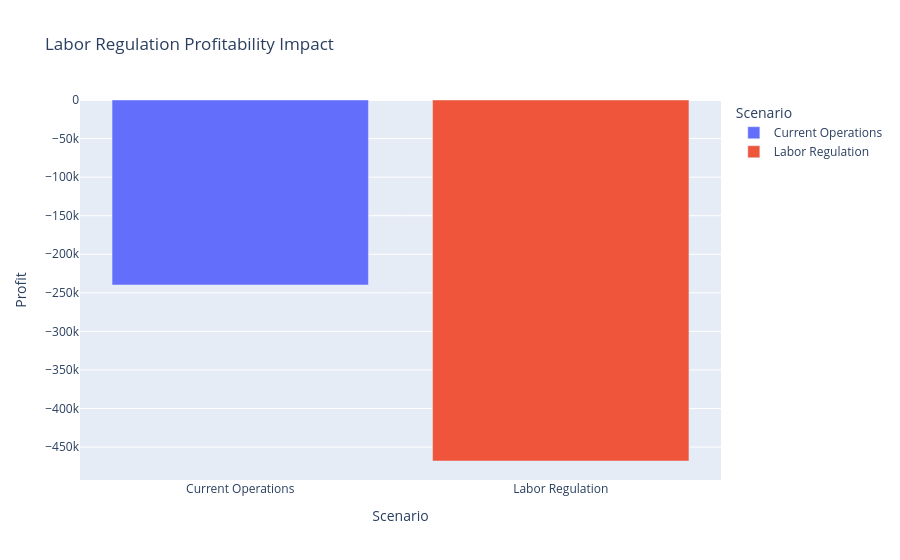

Write notebook code for a chart like this one.
### Code cell
labor_df = pd.DataFrame({

    "Scenario": [
        "Current Operations",
        "Labor Regulation"
    ],

    "Profit": [
        base_profit,
        labor_impact_profit
    ]
})

fig = px.bar(

    labor_df,

    x="Scenario",

    y="Profit",

    color="Scenario",

    title="Labor Regulation Profitability Impact"

)

fig.show()

### Figure 1 — Plotly figure (JSON) as saved in the notebook; plotly's stock layout.template omitted (floating-point values rounded to 4 significant figures)
{"data": [{"hovertemplate": "Scenario=%{x}<br>Profit=%{y}<extra></extra>", "legendgroup": "Current Operations", "marker": {"color": "#636efa", "pattern": {"shape": ""}}, "name": "Current Operations", "orientation": "v", "showlegend": true, "textposition": "auto", "type": "bar", "x": ["Current Operations"], "xaxis": "x", "y": [-239900.0], "yaxis": "y"}, {"hovertemplate": "Scenario=%{x}<br>Profit=%{y}<extra></extra>", "legendgroup": "Labor Regulation", "marker": {"color": "#EF553B", "pattern": {"shape": ""}}, "name": "Labor Regulation", "orientation": "v", "showlegend": true, "textposition": "auto", "type": "bar", "x": ["Labor Regulation"], "xaxis": "x", "y": [-468100.0], "yaxis": "y"}], "layout": {"barmode": "relative", "legend": {"title": {"text": "Scenario"}, "tracegroupgap": 0}, "title": {"text": "Labor Regulation Profitability Impact"}, "xaxis": {"anchor": "y", "categoryarray": ["Current Operations", "Labor Regulation"], "categoryorder": "array", "domain": [0, 1], "title": {"text": "Scenario"}}, "yaxis": {"anchor": "x", "domain": [0, 1], "title": {"text": "Profit"}}}}
